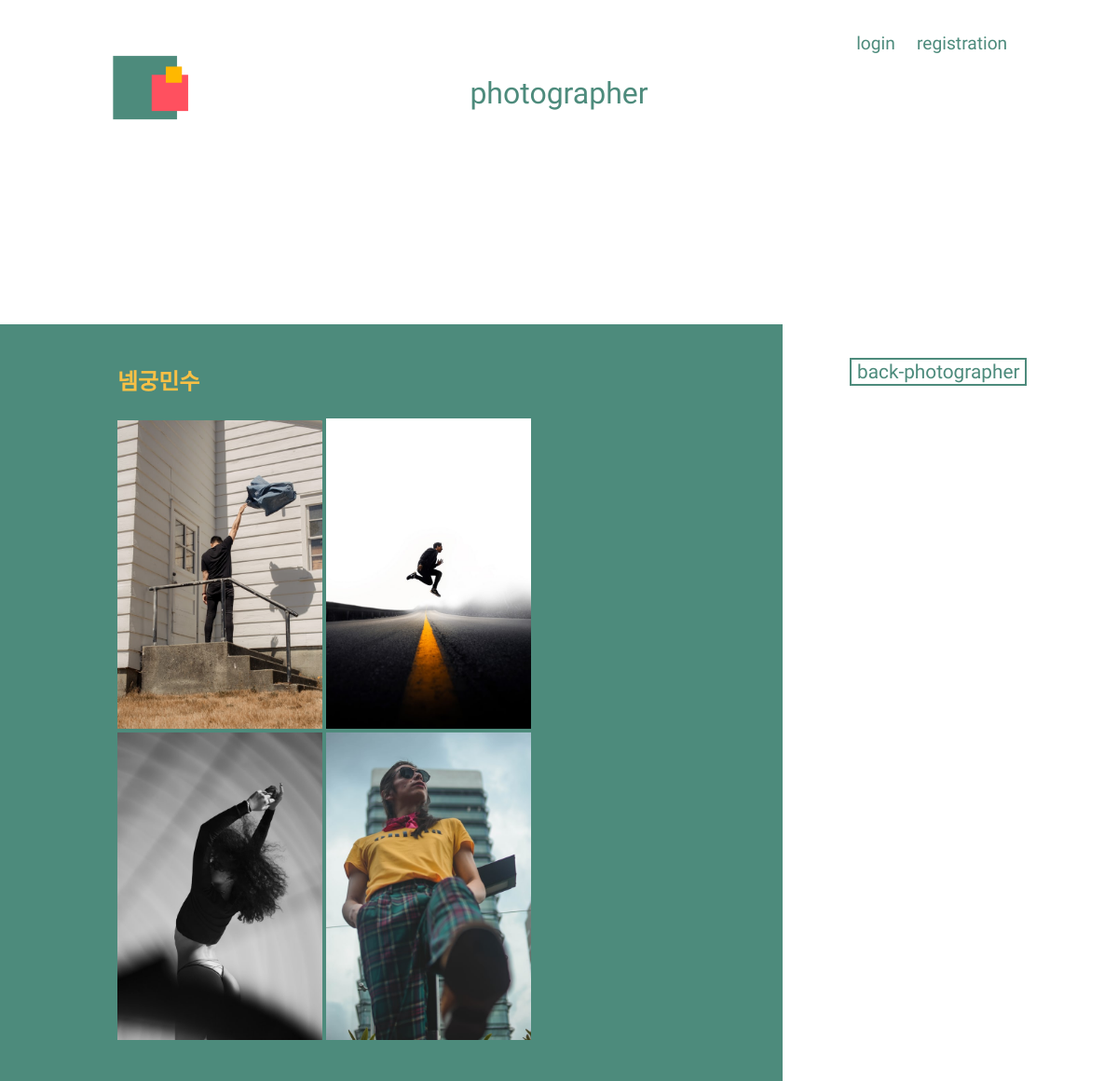
Screenshot of /posts/photo/detail/5/ with the database file from the repository.
### posts/models.py (models this page shows, shortened)
class Photo(models.Model):
    title = models.CharField(max_length=20)
    text = models.TextField(default='', null=True, blank=True)
    image1 = models.ImageField(upload_to = 'images/')
    image2 = models.ImageField(upload_to = 'images/', default='', null=True, blank=True)
    image3 = models.ImageField(upload_to = 'images/', default='', null=True, blank=True)
    image4 = models.ImageField(upload_to = 'images/', default='', null=True, blank=True)
    image5 = models.ImageField(upload_to = 'images/', default='', null=True, blank=True)
    thumbnail = ImageSpecField(source='image1', processors=[ResizeToFill(120,80)], format='JPEG')
    CATEGORY_CHOICES = (
        ('큐티', '큐티'),
        ('청량', '청량'),
        ('흑백사진', '흑백사진'),
        ('플러스모델', '플러스모델'),
    )
    category = models.CharField(max_length=5, choices=CATEGORY_CHOICES, null=True)

### posts/views.py (the view)
# urls.py: path('photo/detail/<int:photo_id>/', views.photo_detail, name="photo_detail"),
def photo_detail(request, photo_id):
    photo_post_detail = Photo.objects.get(pk=photo_id)
    return render(request, 'photo/photo_detail.html', {'photo_post_detail': photo_post_detail})

### posts/templates/photo/photo_detail.html (shortened to what this page needs)
<head>
    {% load  staticfiles %}
    <link rel="stylesheet" href="{% static 'css/model_photo.css' %}">
</head>
<body>
    <a href="{% url 'index' %}">
        <img class="logo" src="{% static 'image/logo.png' %}" alt="logo">
    </a>
    <div class="title">
        <p>photographer</p>
    </div>
    <div class="category">
        {% if user.is_authenticated %}
            <a id="user_name" href="{% url 'profile' user.pk %}">{{ user.username }}</a>
            <a href="{% url 'logout' %}">logout</a>
        {% else %}
            <a href="{% url 'login' %}">login</a>
            <a href="{% url 'signup' %}">registration</a>
        {% endif %}
    </div>
    <div class="f">
        <div class="detail">
            <p class="detail_title">{{ photo_post_detail.title }}</p>
            {% if photo_post_detail.image1 != '' %}
                <img src="{{ photo_post_detail.image1.url }}" width = "220" alt = "{{ photo_post_detail.title }}">
            {% endif %}
            {% if photo_post_detail.image2 != '' %}
                <img src="{{ photo_post_detail.image2.url }}" width = "220" alt = "{{ photo_post_detail.title }}">
            {% endif %}
            {% if photo_post_detail.image3 != '' %}
                <img src="{{ photo_post_detail.image3.url }}" width = "220" alt = "{{ photo_post_detail.title }}">
            {% endif %}
            {% if photo_post_detail.image4 != '' %}
                <img src="{{ photo_post_detail.image4.url }}" width = "220" alt = "{{ photo_post_detail.title }}">
            {% endif %}
        </div>
    </div>
    <div class="g">
        <div class="detail_back">
            <a href="{% url 'photo' %}"><button>back-photographer</button></a>
        </div>
    </div>
</body>

### posts/static/css/model_photo.css (style rules this page uses)
body { margin: 0; padding: 0; overflow-x: hidden; }
.logo { position: absolute; top: 5%; left: 10%; width: 7%; }
.title { position: absolute; display: inline; top: 7%; left: 0; width: 100%; height: 1%; }
.title > p { position: relative; text-align: center; font-family: 'Lacquer', sans-serif; color: rgb(77,139,124); font-size: 2em; margin-top: 0; padding-top: 0; }
.category { z-index: 2; top: 3%; left: 75%; position: absolute; display: inline; }
.category > a { font-family: 'Lacquer', sans-serif; color: rgb(77,139,124); font-size: 1.2em; text-decoration: none; margin-left: 1em; }
.f { position: absolute; top: 30%; width: 70%; min-height: 70%; background-color: rgb(77,139,124); }
.detail { margin: 5% 15%; }
.detail > p { color: rgb(249,192,69); }
.detail_title { font-size: 1.5em; font-weight: bold; }
.g { position: absolute; top: 30%; left: 70%; width: 30%; min-height: 70%; }
.detail_back > a > button { color: rgb(77,139,124); border: rgb(77,139,124) 2px solid; background-color: white; font-family: 'Lacquer', sans-serif; font-size: 1.3em; margin: 10% 0 0 20%; }

### rows the page displays
Photo: title "넴궁민수", image1 (picture), image2 (picture), image3 (picture), image4 (picture)
